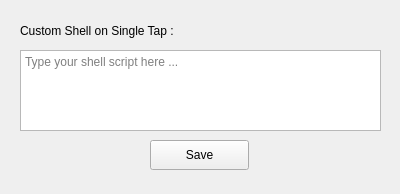
<?xml version="1.0" encoding="UTF-8"?>
<ui version="4.0">
 <class>ShellForm</class>
 <widget class="QWidget" name="ShellForm">
  <property name="geometry">
   <rect>
    <x>0</x>
    <y>0</y>
    <width>400</width>
    <height>194</height>
   </rect>
  </property>
  <property name="minimumSize">
   <size>
    <width>400</width>
    <height>194</height>
   </size>
  </property>
  <property name="maximumSize">
   <size>
    <width>400</width>
    <height>194</height>
   </size>
  </property>
  <property name="windowTitle">
   <string>Edit Custom Shell</string>
  </property>
  <widget class="QPlainTextEdit" name="plainTextEdit">
   <property name="geometry">
    <rect>
     <x>20</x>
     <y>50</y>
     <width>361</width>
     <height>81</height>
    </rect>
   </property>
   <property name="placeholderText">
    <string>Type your shell script here ...</string>
   </property>
  </widget>
  <widget class="QLabel" name="inputLabel">
   <property name="geometry">
    <rect>
     <x>20</x>
     <y>20</y>
     <width>361</width>
     <height>22</height>
    </rect>
   </property>
   <property name="text">
    <string>Custom Shell on Single Tap :</string>
   </property>
  </widget>
  <widget class="QPushButton" name="saveButton">
   <property name="geometry">
    <rect>
     <x>150</x>
     <y>140</y>
     <width>99</width>
     <height>30</height>
    </rect>
   </property>
   <property name="text">
    <string>Save</string>
   </property>
  </widget>
 </widget>
 <resources/>
 <connections/>
</ui>
